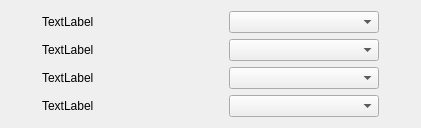
    <widget class="QWidget" name="verticalLayoutWidget">
     <property name="geometry">
      <rect>
       <x>680</x>
       <y>70</y>
       <width>421</width>
       <height>126</height>
      </rect>
     </property>
     <layout class="QVBoxLayout" name="verticalLayout">
      <item>
       <layout class="QHBoxLayout" name="horizontalLayout_5">
        <item>
         <widget class="QLabel" name="label_bal1">
          <property name="minimumSize">
           <size>
            <width>150</width>
            <height>0</height>
           </size>
          </property>
          <property name="maximumSize">
           <size>
            <width>150</width>
            <height>16777215</height>
           </size>
          </property>
          <property name="styleSheet">
           <string notr="true">font: 25 10pt &quot;Calibri Light&quot;;</string>
          </property>
          <property name="text">
           <string>TextLabel</string>
          </property>
         </widget>
        </item>
        <item>
         <widget class="QComboBox" name="cB_bal1">
          <property name="minimumSize">
           <size>
            <width>150</width>
            <height>0</height>
           </size>
          </property>
          <property name="maximumSize">
           <size>
            <width>150</width>
            <height>16777215</height>
           </size>
          </property>
          <property name="styleSheet">
           <string notr="true">font: 25 10pt &quot;Calibri Light&quot;;</string>
          </property>
         </widget>
        </item>
       </layout>
      </item>
      <item>
       <layout class="QHBoxLayout" name="horizontalLayout_6">
        <item>
         <widget class="QLabel" name="label_bal2">
          <property name="minimumSize">
           <size>
            <width>150</width>
            <height>0</height>
           </size>
          </property>
          <property name="maximumSize">
           <size>
            <width>150</width>
            <height>16777215</height>
           </size>
          </property>
          <property name="styleSheet">
           <string notr="true">font: 25 10pt &quot;Calibri Light&quot;;</string>
          </property>
          <property name="text">
           <string>TextLabel</string>
          </property>
         </widget>
        </item>
        <item>
         <widget class="QComboBox" name="cB_bal2">
          <property name="minimumSize">
           <size>
            <width>150</width>
            <height>0</height>
           </size>
          </property>
          <property name="maximumSize">
           <size>
            <width>150</width>
            <height>16777215</height>
           </size>
          </property>
          <property name="styleSheet">
           <string notr="true">font: 25 10pt &quot;Calibri Light&quot;;</string>
          </property>
         </widget>
        </item>
       </layout>
      </item>
      <item>
       <layout class="QHBoxLayout" name="horizontalLayout_7">
        <item>
         <widget class="QLabel" name="label_bal3">
          <property name="minimumSize">
           <size>
            <width>150</width>
            <height>0</height>
           </size>
          </property>
          <property name="maximumSize">
           <size>
            <width>150</width>
            <height>16777215</height>
           </size>
          </property>
          <property name="styleSheet">
           <string notr="true">font: 25 10pt &quot;Calibri Light&quot;;</string>
          </property>
          <property name="text">
           <string>TextLabel</string>
          </property>
         </widget>
        </item>
        <item>
         <widget class="QComboBox" name="cB_bal3">
          <property name="minimumSize">
           <size>
            <width>150</width>
            <height>0</height>
           </size>
          </property>
          <property name="maximumSize">
           <size>
            <width>150</width>
            <height>16777215</height>
           </size>
          </property>
          <property name="styleSheet">
           <string notr="true">font: 25 10pt &quot;Calibri Light&quot;;</string>
          </property>
         </widget>
        </item>
       </layout>
      </item>
      <item>
       <layout class="QHBoxLayout" name="horizontalLayout_8">
        <item>
         <widget class="QLabel" name="label_bal4">
          <property name="minimumSize">
           <size>
            <width>150</width>
            <height>0</height>
           </size>
          </property>
          <property name="maximumSize">
           <size>
            <width>150</width>
            <height>16777215</height>
           </size>
          </property>
          <property name="styleSheet">
           <string notr="true">font: 25 10pt &quot;Calibri Light&quot;;</string>
          </property>
          <property name="text">
           <string>TextLabel</string>
          </property>
         </widget>
        </item>
        <item>
         <widget class="QComboBox" name="cB_bal4">
          <property name="minimumSize">
           <size>
            <width>150</width>
            <height>0</height>
           </size>
          </property>
          <property name="maximumSize">
           <size>
            <width>150</width>
            <height>16777215</height>
           </size>
          </property>
          <property name="styleSheet">
           <string notr="true">font: 25 10pt &quot;Calibri Light&quot;;</string>
          </property>
         </widget>
        </item>
       </layout>
      </item>
     </layout>
    </widget>
